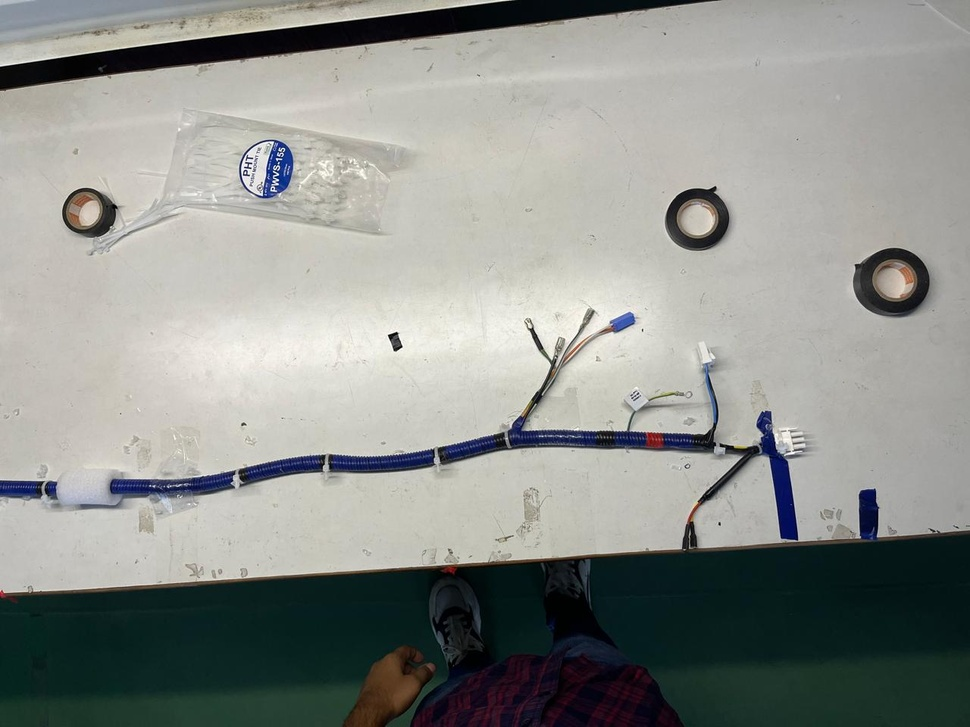
#> input picture 1.jpeg, 970 x 727 px, shrunk from 1280 x 960 before the run, found by its file name
$ python main.py
#> lines starting #> are read from the running program, lines starting #| are printed output that depends on the picture; after the words box and inside, x2 and y2 are one past the last pixel; in counts of white or black regions, pixels touching at a corner belong together
import cv2
import numpy as np

# Load the image
image_path = r"C:\Users\shiva\Downloads\measure_object_size\1.jpeg"
image = cv2.imread(image_path)
#> image is the input picture: shape (727, 970, 3); mean B, G, R 140.4, 144.9, 142

# Convert the image to the HSV color space
hsv = cv2.cvtColor(image, cv2.COLOR_BGR2HSV)
#> hsv: shape (727, 970, 3); mean H, S, V 45.6, 53.8, 147.7

# Define the range of orange color in HSV
lower_orange = np.array([5, 100, 100])  # Lower boundary for orange color
upper_orange = np.array([15, 255, 255]) # Upper boundary for orange color

# Create a mask for the orange color
mask = cv2.inRange(hsv, lower_orange, upper_orange)
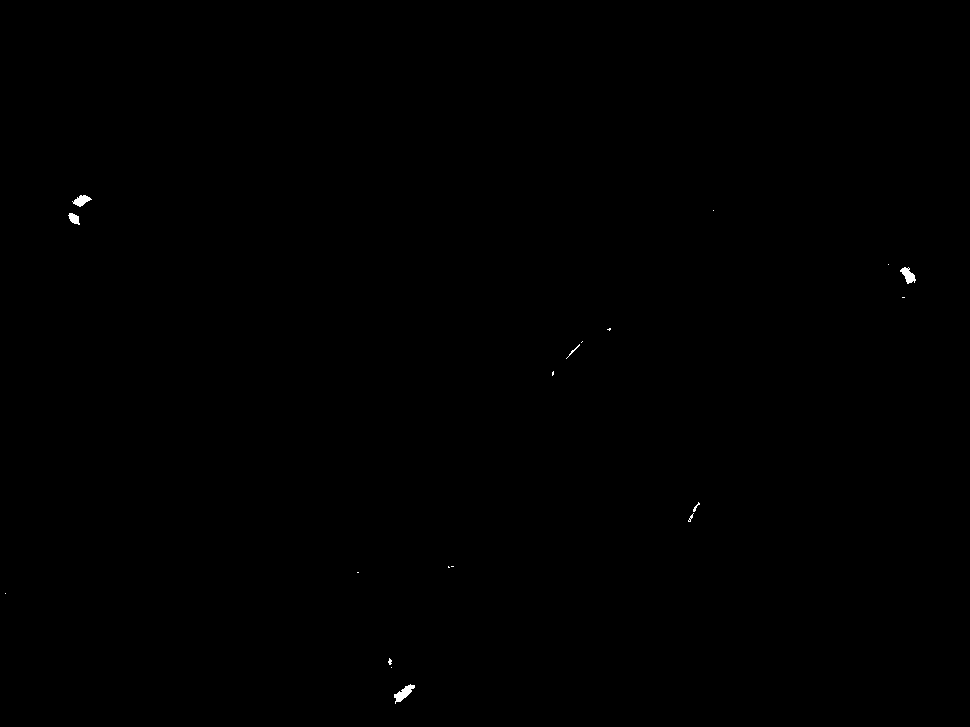
#> mask: shape (727, 970); 0.09% white; 19 white regions (13 under 20 px), largest, box (x1, y1, x2, y2) and area: (394, 684, 415, 704) 178, (900, 267, 916, 284) 146, (72, 195, 92, 207) 130, (68, 213, 80, 225) 90, (566, 344, 580, 359) 27, (693, 502, 700, 512) 23

# Apply the mask to the original image
result = cv2.bitwise_and(image, image, mask=mask)

# Display the original image and the result
cv2.imshow("Original Image", image)
cv2.imshow("Orange Wire Detected", result)

# Wait until a key is pressed, then close the displayed images
cv2.waitKey(0)
cv2.destroyAllWindows()
